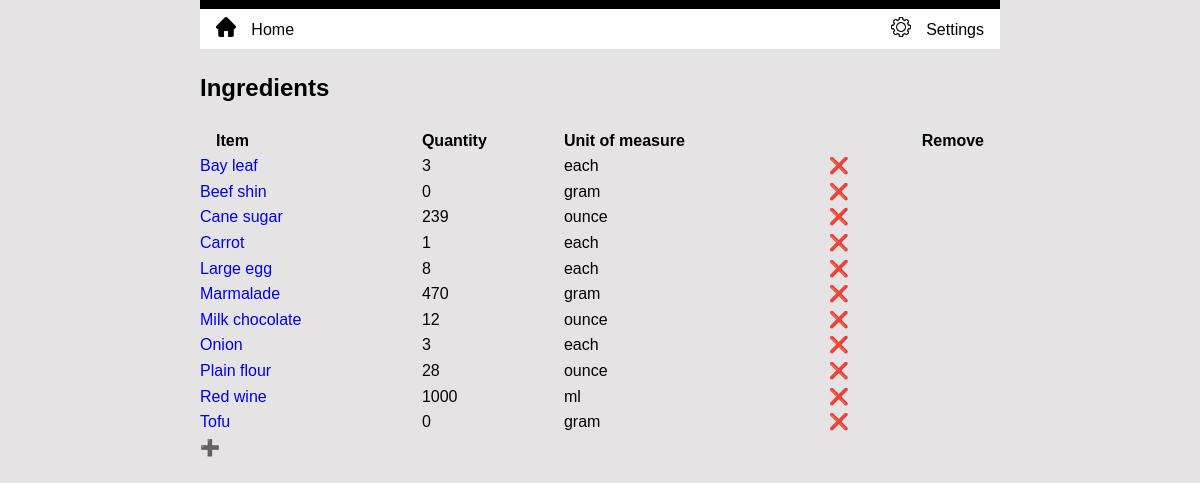
Screenshot of /stock/ingredients/ (signed in) with the database file from the repository.
### inventory/models.py (models this page shows, shortened)
class Ingredient(models.Model):
    class Meta:
        ordering = ['name']
    name = models.CharField(unique=True, max_length=200)
    quantity = models.PositiveIntegerField(blank=True, null=True)
    unit = models.CharField(max_length=10)
    unit_price = models.DecimalField(
        blank=True, null=True, max_digits=6, decimal_places=3
    )
    kanban = models.BooleanField(default=False)
    threshold = models.IntegerField(blank=True, null=True)
    re_order = models.IntegerField(blank=True, null=True)

### inventory/views.py (the view)
# urls.py: path('stock/ingredients/', views.IngredientView.as_view(), name='ingredients'),
class IngredientView(LoginRequiredMixin, ListView):
  model = Ingredient
  template_name = 'inventory/ingredient.html'

### inventory/templates/inventory/ingredient.html (shortened to what this page needs)
{% extends 'base.html' %}
{% load static %}
{% block content %}
<div>
  <h2>Ingredients</h2>
  <table>
    <thead>
      <tr>
        <th>Item</th>
        <th>Quantity</th>
        <th>Unit of measure</th>
        <th>Remove</th>
      </tr>
    </thead>
    <tbody>
      {% for item in object_list %}
          <tr>
            <td>
              <a href="{% url 'update_ingredients' item.name %}">{{ item.name }}<a>
            </td>
            <td><a>{{ item.quantity }}</a></td>
            <td>
              {{ item.unit}}
            </td>
            <td>
              <a class="delete-button" href="{% url 'delete_ingredients' item.name %}">❌</a>
            </td>
          </tr>
      {% endfor %}
    </tbody>
  </table>
  <a class="add-button" href="{% url 'create_ingredients' %}">➕</a>
</div>
{% endblock %}

### inventory/static/inventory/style.css (style rules this page uses)
* { box-sizing: border-box; }
a { text-decoration: none; }
body { line-height: 1.6; background: #e5e3e3; border-top: 9px solid black; max-width: 800px; margin-left: auto; margin-right: auto; }
table { background: #e5e3e3; text-align: left; width: 100%; }
.menu-table td:first-child, th:first-child { padding-left: 1em; }
.menu-table td:last-child, th:last-child { padding-right: 1em; text-align: right; }

### rows the page displays
Ingredient: name "Bay leaf", quantity "3", unit "each"
Ingredient: name "Beef shin", quantity "0", unit "gram"
Ingredient: name "Cane sugar", quantity "239", unit "ounce"
Ingredient: name "Carrot", quantity "1", unit "each"
Ingredient: name "Large egg", quantity "8", unit "each"
Ingredient: name "Marmalade", quantity "470", unit "gram"
Ingredient: name "Milk chocolate", quantity "12", unit "ounce"
Ingredient: name "Onion", quantity "3", unit "each"
Ingredient: name "Plain flour", quantity "28", unit "ounce"
Ingredient: name "Red wine", quantity "1000", unit "ml"
Ingredient: name "Tofu", quantity "0", unit "gram"
